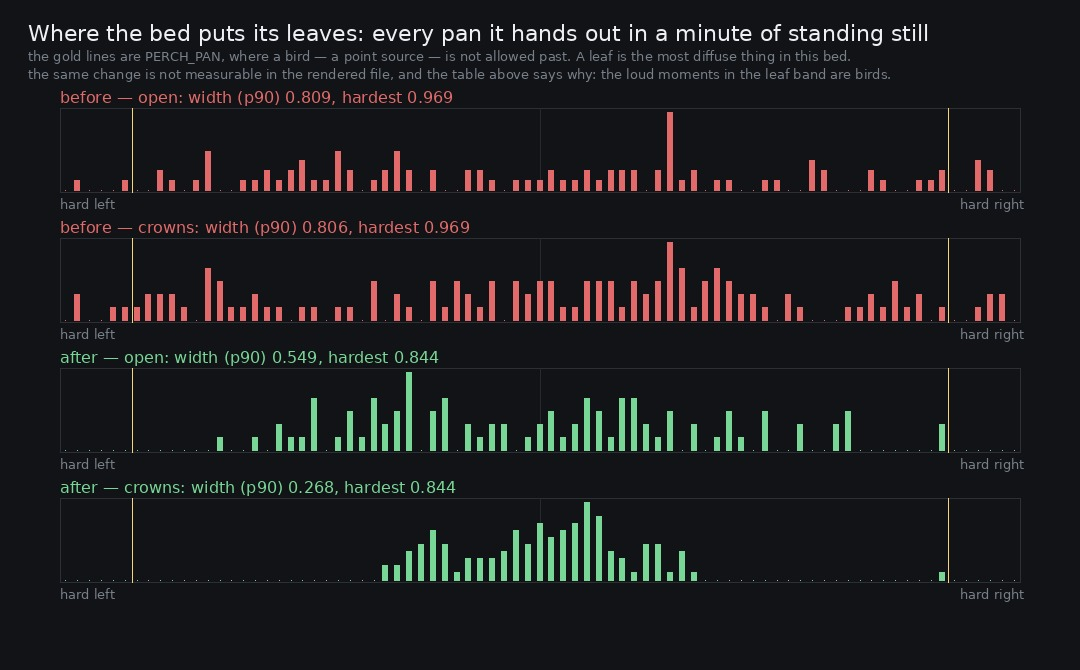

Reproduce this figure in Python.
#!/usr/bin/env python3
"""width.py -- how wide the leaves sit, and how far out the widest of them goes.

    python3 art/audio/2026-09-25-leaves/width.py --takes /tmp/leaves \
        --out art/audio/2026-09-25-leaves/width.jpg

A leaf flutter is a short band of the bed's own noise at 950-2850 Hz, and `scheduleFlutters` gives
each group a pan drawn uniformly over +/-0.9 with a further +/-0.15 per leaf in the group -- so a
leaf can land at +/-1.0, hard against a speaker, which is exactly what `PERCH_PAN` forbids a bird
from doing and says why: "a call hard against one channel does not read as 'over there', it reads
as a fault in the mix".

Measured out of the file rather than off the constants, because what matters is where the leaves
actually land in the stereo field:

  frames   short-time frames where the flutter band stands over its own quiet level, i.e. a leaf
  pan      the equal-power pan each of those implies, after the steady bed under it is taken off
  width    the 90th percentile of |pan| -- how far out the wood's leaves habitually go
  hardest  the widest single frame in two minutes

The two places are chosen because the canopy term tells them apart: leaves overhead in one, a ring
of trees round an open sky in the other.
"""
import argparse
import json
import math
import os
import wave

import numpy as np
from PIL import Image, ImageDraw, ImageFont

BAND = (900, 3500)
WIN, HOP = 0.03, 0.01


def font(size):
    for p in ('/usr/share/fonts/truetype/dejavu/DejaVuSans.ttf', '/usr/share/fonts/truetype/dejavu/DejaVuSansMono.ttf'):
        if os.path.exists(p):
            return ImageFont.truetype(p, size)
    return ImageFont.load_default()


def read_stereo(path):
    with wave.open(path, 'rb') as w:
        n, ch, rate = w.getnframes(), w.getnchannels(), w.getframerate()
        raw = w.readframes(n)
    x = np.frombuffer(raw, dtype='<i2').astype(np.float64) / 32768.0
    x = x.reshape(-1, ch)
    return x[:, 0], x[:, 1], rate


def band_power(x, rate):
    n = int(round(WIN * rate))
    n += n % 2
    step = int(round(HOP * rate))
    w = np.hanning(n)
    frames = 1 + max(0, len(x) - n) // step
    idx = np.arange(n)[None, :] + step * np.arange(frames)[:, None]
    spec = np.abs(np.fft.rfft(x[idx] * w, axis=1)) ** 2
    f = np.fft.rfftfreq(n, 1 / rate)
    return spec[:, (f >= BAND[0]) & (f < BAND[1])].sum(axis=1)


def pans(path, over_db=9.0):
    """the pan of every frame in which something is happening in the leaf band"""
    l, r, rate = read_stereo(path)
    lp, rp = band_power(l, rate), band_power(r, rate)
    tot = lp + rp
    # the quiet level of the band is the bed with no event in it; anything well over that is one
    floor = np.percentile(tot, 20)
    bedl, bedr = np.percentile(lp, 20), np.percentile(rp, 20)
    sel = tot > floor * 10 ** (over_db / 10)
    out = []
    for i in np.flatnonzero(sel):
        dl, dr = lp[i] - bedl, rp[i] - bedr
        if dl <= 0 or dr <= 0:
            continue
        out.append(4 / math.pi * math.atan(math.sqrt(dr / dl)) - 1)
    return np.array(out)


ap = argparse.ArgumentParser()
ap.add_argument('--takes', default='/tmp/leaves')
ap.add_argument('--before', default='/tmp/leaves-before', help='where scheduled.mjs wrote the old build\'s pans')
ap.add_argument('--out', default='')
a = ap.parse_args()

rows = []
for tag in ('before', 'after'):
    p = os.path.join(a.takes, f'takes-{tag}.json')
    if not os.path.exists(p):
        continue
    meta = json.load(open(p))
    for s in meta['spots']:
        v = pans(os.path.join(a.takes, f"{s['id']}-{tag}.wav"))
        if len(v) < 20:
            continue
        rows.append(
            {
                'tag': tag,
                'id': s['id'],
                'note': s['note'],
                'n': len(v),
                'flutters': s['flutters'],
                'median': float(np.median(np.abs(v))),
                'width': float(np.percentile(np.abs(v), 90)),
                'hardest': float(np.max(np.abs(v))),
                'v': v,
            }
        )

print(f"{'take':18} {'frames':>6} {'flutters':>8}   {'median |pan|':>12} {'width (p90)':>12} {'hardest':>8}")
for r in rows:
    print(f"{r['tag'] + ' ' + r['id']:18} {r['n']:>6} {r['flutters']:>8}   {r['median']:>12.3f} {r['width']:>12.3f} {r['hardest']:>8.3f}")
open_before = next((r for r in rows if r['tag'] == 'before' and r['id'] == 'open'), None)
crowns_before = next((r for r in rows if r['tag'] == 'before' and r['id'] == 'crowns'), None)
if open_before and crowns_before:
    print(f"\nopen against crowns, before: width {open_before['width']:.3f} vs {crowns_before['width']:.3f} — {abs(open_before['width'] - crowns_before['width']):.3f} apart")


# ---- and what the bed HANDS OUT, from scheduled.mjs, which the file cannot show ----------------
sched = {}
for tag, d in (('before', a.before), ('after', a.takes)):
    p = os.path.join(d, 'scheduled.json')
    if os.path.exists(p):
        sched[tag] = json.load(open(p))
if sched:
    print('\nand what the bed hands out, read off the graph rather than the file:')
    print(f"{'take':18} {'voices':>6}   {'width (p90)':>12} {'hardest':>8}")
    for tag in ('before', 'after'):
        if tag not in sched:
            continue
        for place in ('open', 'crowns'):
            v = np.abs(np.array(sched[tag][place]))
            print(f"{tag + ' ' + place:18} {len(v):>6}   {np.percentile(v, 90):>12.3f} {v.max():>8.3f}")
    print(f"a bird is capped at PERCH_PAN = {sched['after']['perchPan']}")
if not a.out or not sched:
    raise SystemExit(0)

# the figure is the GRAPH, not the file: the file cannot resolve the flutters and says so above
panes = [(tag, place) for tag in ('before', 'after') for place in ('open', 'crowns')]
W, H = 1080, 150 + 130 * len(panes)
BG, INK, DIM = (17, 19, 22), (238, 240, 243), (120, 128, 138)
COL = {'before': (226, 106, 106), 'after': (120, 214, 150)}
im = Image.new('RGB', (W, H), BG)
d = ImageDraw.Draw(im)
f13, f16, f22 = font(13), font(16), font(22)
d.text((28, 20), 'Where the bed puts its leaves: every pan it hands out in a minute of standing still', font=f22, fill=INK)
d.text((28, 48), 'the gold lines are PERCH_PAN, where a bird \u2014 a point source \u2014 is not allowed past. A leaf is the most diffuse thing in this bed.', font=f13, fill=DIM)
d.text((28, 66), 'the same change is not measurable in the rendered file, and the table above says why: the loud moments in the leaf band are birds.', font=f13, fill=DIM)
for i, (tag, place) in enumerate(panes):
    y0 = 108 + i * 130
    y1 = y0 + 84
    x0, x1 = 60, W - 60
    cx = (x0 + x1) / 2
    d.rectangle([x0, y0, x1, y1], outline=(44, 48, 54))
    d.line([(cx, y0), (cx, y1)], fill=(38, 42, 48))
    pp = sched[tag]['perchPan']
    for sgn in (-pp, pp):
        gx = cx + (x1 - x0) / 2 * sgn
        d.line([(gx, y0), (gx, y1)], fill=(244, 214, 120), width=1)
    v = np.array(sched[tag][place])
    hist, _ = np.histogram(v, bins=81, range=(-1, 1))
    top = max(1, hist.max())
    for k, h in enumerate(hist):
        bx = x0 + (x1 - x0) * (k + 0.5) / len(hist)
        d.line([(bx, y1 - 2), (bx, y1 - 2 - (y1 - y0 - 6) * h / top)], fill=COL[tag], width=6)
    w90 = float(np.percentile(np.abs(v), 90))
    d.text((x0, y0 - 20), f"{tag} \u2014 {place}: width (p90) {w90:.3f}, hardest {np.abs(v).max():.3f}", font=f16, fill=COL[tag])
    d.text((x0, y1 + 4), 'hard left', font=f13, fill=DIM)
    d.text((x1 - 60, y1 + 4), 'hard right', font=f13, fill=DIM)
im.save(a.out, quality=92)
print(f'wrote {a.out}')
